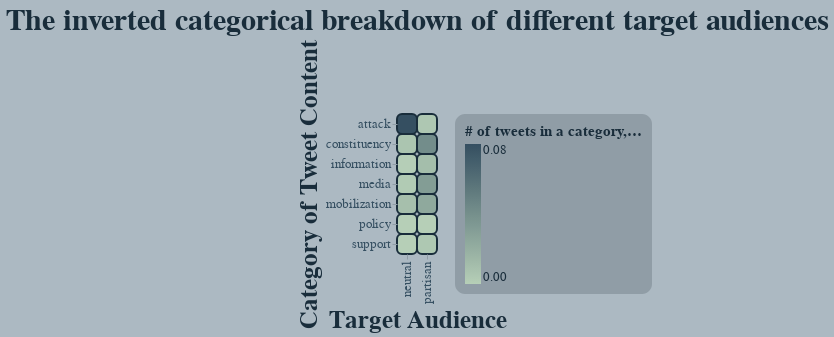

Source (notebook cell):
### Markdown cell above
##### **VIS 2**

This visualization is largely unaffected because it was already ***so*** unintuitive from the start. But I suppose it is still confusing, once the reader relates dark color = higher number, to then understand the distinction that higher number != more tweets!

### Code cell
inverted_heatmap = chart.mark_rect().encode(
    alt.X( "bias-trun", title="Target Audience" ),
    alt.Y( "category", title="Category of Tweet Content" ),
    alt.Color( "invert:Q", title="# of tweets in a category, inverted")
).properties(
    title="The inverted categorical breakdown of different target audiences"
)

apply_all(inverted_heatmap, palletA)

### Figure 1 — Vega-Lite specification as saved in the notebook (floating-point values rounded to 4 significant figures)
{"config": {"view": {"continuousWidth": 400, "continuousHeight": 300, "strokeWidth": 0}, "axis": {"domainColor": "#FFFFFF00", "gridColor": "#909DA6", "labelColor": "#354F61", "labelFontSize": 13, "tickColor": "#909DA6", "titleColor": "#192D3B", "titleFontSize": 25}, "background": "#ACB9C2", "bar": {"cornerRadius": 5}, "font": "DINCondensed-Bold", "legend": {"cornerRadius": 10, "fillColor": "#909DA6", "labelColor": "#192D3B", "labelFontSize": 13, "padding": 10, "titleColor": "#192D3B", "titleFontSize": 15}, "mark": {"cornerRadius": 5, "stroke": "#192D3B", "strokeWidth": 2}, "range": {"category": ["#B6CFB7", "#A0B9A8", "#8BA49A", "#758F8C", "#60797D", "#4A646F", "#354F61"], "heatmap": ["#B6CFB7", "#A0B9A8", "#8BA49A", "#758F8C", "#60797D", "#4A646F", "#354F61"]}, "title": {"color": "#192D3B", "fontSize": 30}}, "data": {"name": "data-9cd8a2b094b00be80bf075a194ebade5"}, "mark": "rect", "encoding": {"color": {"field": "invert", "title": "# of tweets in a category, inverted", "type": "quantitative"}, "x": {"field": "bias-trun", "title": "Target Audience", "type": "nominal"}, "y": {"field": "category", "title": "Category of Tweet Content", "type": "nominal"}}, "title": "The inverted categorical breakdown of different target audiences", "$schema": "https://vega.github.io/schema/vega-lite/v4.17.0.json", "datasets": {"data-9cd8a2b094b00be80bf075a194ebade5": [{"bias-trun": "partisan", "category": "policy", "value": 706, "perc": 58.35, "invert": 0.001416, "invert-perc": 1.105, "Unnamed: 6": null, "perc-partisan": 58.35, "perc-neutral": 28.21, "invert-perc-partisan": 1.105, "invert-perc-neutral": 1.281, "Unnamed: 11": null, "Unnamed: 12": null, "Unnamed: 13": null}, {"bias-trun": "partisan", "category": "attack", "value": 160, "perc": 13.22, "invert": 0.00625, "invert-perc": 4.875, "Unnamed: 6": null, "perc-partisan": 13.22, "perc-neutral": 0.4802, "invert-perc-partisan": 4.875, "invert-perc-neutral": 75.23, "Unnamed: 11": null, "Unnamed: 12": null, "Unnamed: 13": null}, {"bias-trun": "partisan", "category": "information", "value": 82, "perc": 6.777, "invert": 0.0122, "invert-perc": 9.513, "Unnamed: 6": null, "perc-partisan": 6.777, "perc-neutral": 22.61, "invert-perc-partisan": 9.513, "invert-perc-neutral": 1.598, "Unnamed: 11": null, "Unnamed: 12": "total=", "Unnamed: 13": 5000.0}, {"bias-trun": "partisan", "category": "mobilization", "value": 39, "perc": 3.223, "invert": 0.02564, "invert-perc": 20.0, "Unnamed: 6": null, "perc-partisan": 3.223, "perc-neutral": 3.601, "invert-perc-partisan": 20.0, "invert-perc-neutral": 10.03, "Unnamed: 11": null, "Unnamed: 12": "partisan total=", "Unnamed: 13": 1210.0}, {"bias-trun": "partisan", "category": "support", "value": 170, "perc": 14.05, "invert": 0.005882, "invert-perc": 4.589, "Unnamed: 6": null, "perc-partisan": 14.05, "perc-neutral": 30.05, "invert-perc-partisan": 4.589, "invert-perc-neutral": 1.202, "Unnamed: 11": null, "Unnamed: 12": "neutral total=", "Unnamed: 13": 2499.0}, {"bias-trun": "partisan", "category": "constituency", "value": 23, "perc": 1.901, "invert": 0.04348, "invert-perc": 33.92, "Unnamed: 6": null, "perc-partisan": 1.901, "perc-neutral": 5.162, "invert-perc-partisan": 33.92, "invert-perc-neutral": 6.999, "Unnamed: 11": null, "Unnamed: 12": null, "Unnamed: 13": null}, {"bias-trun": "partisan", "category": "media", "value": 30, "perc": 2.479, "invert": 0.03333, "invert-perc": 26.0, "Unnamed: 6": null, "perc-partisan": 2.479, "perc-neutral": 9.884, "invert-perc-partisan": 26.0, "invert-perc-neutral": 3.655, "Unnamed: 11": null, "Unnamed: 12": "total-inv", "Unnamed: 13": 0.239}, {"bias-trun": "neutral", "category": "policy", "value": 705, "perc": 28.21, "invert": 0.001418, "invert-perc": 1.281, "Unnamed: 6": null, "perc-partisan": null, "perc-neutral": null, "invert-perc-partisan": null, "invert-perc-neutral": null, "Unnamed: 11": null, "Unnamed: 12": "partisan inv", "Unnamed: 13": 0.1282}, {"bias-trun": "neutral", "category": "attack", "value": 12, "perc": 0.4802, "invert": 0.08333, "invert-perc": 75.23, "Unnamed: 6": null, "perc-partisan": null, "perc-neutral": null, "invert-perc-partisan": null, "invert-perc-neutral": null, "Unnamed: 11": null, "Unnamed: 12": "neutral inv", "Unnamed: 13": 0.1108}, {"bias-trun": "neutral", "category": "information", "value": 565, "perc": 22.61, "invert": 0.00177, "invert-perc": 1.598, "Unnamed: 6": null, "perc-partisan": null, "perc-neutral": null, "invert-perc-partisan": null, "invert-perc-neutral": null, "Unnamed: 11": null, "Unnamed: 12": null, "Unnamed: 13": null}, {"bias-trun": "neutral", "category": "mobilization", "value": 90, "perc": 3.601, "invert": 0.01111, "invert-perc": 10.03, "Unnamed: 6": null, "perc-partisan": null, "perc-neutral": null, "invert-perc-partisan": null, "invert-perc-neutral": null, "Unnamed: 11": null, "Unnamed: 12": null, "Unnamed: 13": null}, {"bias-trun": "neutral", "category": "support", "value": 751, "perc": 30.05, "invert": 0.001332, "invert-perc": 1.202, "Unnamed: 6": null, "perc-partisan": null, "perc-neutral": null, "invert-perc-partisan": null, "invert-perc-neutral": null, "Unnamed: 11": null, "Unnamed: 12": null, "Unnamed: 13": null}, {"bias-trun": "neutral", "category": "constituency", "value": 129, "perc": 5.162, "invert": 0.007752, "invert-perc": 6.999, "Unnamed: 6": null, "perc-partisan": null, "perc-neutral": null, "invert-perc-partisan": null, "invert-perc-neutral": null, "Unnamed: 11": null, "Unnamed: 12": null, "Unnamed: 13": null}, {"bias-trun": "neutral", "category": "media", "value": 247, "perc": 9.884, "invert": 0.004049, "invert-perc": 3.655, "Unnamed: 6": null, "perc-partisan": null, "perc-neutral": null, "invert-perc-partisan": null, "invert-perc-neutral": null, "Unnamed: 11": null, "Unnamed: 12": null, "Unnamed: 13": null}]}}
